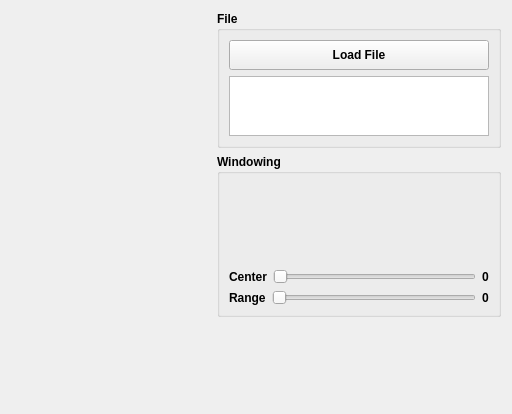
              <widget class="QWidget" name="Treatment">
               <attribute name="title">
                <string>Treatment</string>
               </attribute>
               <layout class="QGridLayout" name="gridLayout_27">
                <item row="0" column="1">
                 <widget class="QGroupBox" name="groupBox_12">
                  <property name="sizePolicy">
                   <sizepolicy hsizetype="Minimum" vsizetype="Minimum">
                    <horstretch>0</horstretch>
                    <verstretch>0</verstretch>
                   </sizepolicy>
                  </property>
                  <property name="minimumSize">
                   <size>
                    <width>100</width>
                    <height>120</height>
                   </size>
                  </property>
                  <property name="maximumSize">
                   <size>
                    <width>16777215</width>
                    <height>200</height>
                   </size>
                  </property>
                  <property name="font">
                   <font>
                    <weight>75</weight>
                    <italic>false</italic>
                    <bold>true</bold>
                   </font>
                  </property>
                  <property name="title">
                   <string>File</string>
                  </property>
                  <layout class="QGridLayout" name="gridLayout_24">
                   <item row="0" column="0">
                    <widget class="QPushButton" name="Button_Load_Treatment">
                     <property name="sizePolicy">
                      <sizepolicy hsizetype="Preferred" vsizetype="Preferred">
                       <horstretch>0</horstretch>
                       <verstretch>0</verstretch>
                      </sizepolicy>
                     </property>
                     <property name="minimumSize">
                      <size>
                       <width>260</width>
                       <height>30</height>
                      </size>
                     </property>
                     <property name="text">
                      <string>Load File</string>
                     </property>
                    </widget>
                   </item>
                   <item row="1" column="0">
                    <widget class="QTextBrowser" name="txt_file_Treatment">
                     <property name="minimumSize">
                      <size>
                       <width>0</width>
                       <height>40</height>
                      </size>
                     </property>
                     <property name="maximumSize">
                      <size>
                       <width>16777215</width>
                       <height>60</height>
                      </size>
                     </property>
                     <property name="font">
                      <font>
                       <pointsize>9</pointsize>
                      </font>
                     </property>
                    </widget>
                   </item>
                  </layout>
                 </widget>
                </item>
                <item row="0" column="0" rowspan="4">
                 <widget class="matplotlibWidget" name="Display_Treatment" native="true">
                  <property name="sizePolicy">
                   <sizepolicy hsizetype="Expanding" vsizetype="Expanding">
                    <horstretch>0</horstretch>
                    <verstretch>0</verstretch>
                   </sizepolicy>
                  </property>
                  <property name="minimumSize">
                   <size>
                    <width>200</width>
                    <height>200</height>
                   </size>
                  </property>
                  <property name="maximumSize">
                   <size>
                    <width>1000000</width>
                    <height>1000000</height>
                   </size>
                  </property>
                 </widget>
                </item>
                <item row="1" column="1">
                 <widget class="QGroupBox" name="groupBox_15">
                  <property name="sizePolicy">
                   <sizepolicy hsizetype="Minimum" vsizetype="Minimum">
                    <horstretch>0</horstretch>
                    <verstretch>0</verstretch>
                   </sizepolicy>
                  </property>
                  <property name="minimumSize">
                   <size>
                    <width>100</width>
                    <height>100</height>
                   </size>
                  </property>
                  <property name="maximumSize">
                   <size>
                    <width>16777215</width>
                    <height>16777215</height>
                   </size>
                  </property>
                  <property name="font">
                   <font>
                    <weight>75</weight>
                    <italic>false</italic>
                    <bold>true</bold>
                   </font>
                  </property>
                  <property name="title">
                   <string>Windowing</string>
                  </property>
                  <layout class="QGridLayout" name="gridLayout_26">
                   <item row="0" column="0">
                    <widget class="matplotlibWidget" name="Display_Treatment_Hist" native="true">
                     <property name="minimumSize">
                      <size>
                       <width>160</width>
                       <height>80</height>
                      </size>
                     </property>
                    </widget>
                   </item>
                   <item row="1" column="0">
                    <layout class="QHBoxLayout" name="horizontalLayout_13">
                     <item>
                      <widget class="QLabel" name="label_36">
                       <property name="font">
                        <font>
                         <weight>75</weight>
                         <italic>false</italic>
                         <bold>true</bold>
                        </font>
                       </property>
                       <property name="text">
                        <string>Center</string>
                       </property>
                      </widget>
                     </item>
                     <item>
                      <widget class="QSlider" name="Slider_Treat_GV_center">
                       <property name="orientation">
                        <enum>Qt::Horizontal</enum>
                       </property>
                      </widget>
                     </item>
                     <item>
                      <widget class="QLabel" name="Txt_Treat_GV_center">
                       <property name="autoFillBackground">
                        <bool>false</bool>
                       </property>
                       <property name="text">
                        <string>0</string>
                       </property>
                      </widget>
                     </item>
                    </layout>
                   </item>
                   <item row="2" column="0">
                    <layout class="QHBoxLayout" name="horizontalLayout_14">
                     <item>
                      <widget class="QLabel" name="label_37">
                       <property name="font">
                        <font>
                         <weight>75</weight>
                         <italic>false</italic>
                         <bold>true</bold>
                        </font>
                       </property>
                       <property name="text">
                        <string>Range</string>
                       </property>
                      </widget>
                     </item>
                     <item>
                      <widget class="QSlider" name="Slider_Treat_GV_range">
                       <property name="orientation">
                        <enum>Qt::Horizontal</enum>
                       </property>
                      </widget>
                     </item>
                     <item>
                      <widget class="QLabel" name="Txt_Treat_GV_range">
                       <property name="text">
                        <string>0</string>
                       </property>
                      </widget>
                     </item>
                    </layout>
                   </item>
                  </layout>
                 </widget>
                </item>
                <item row="2" column="1">
                 <spacer name="verticalSpacer_9">
                  <property name="orientation">
                   <enum>Qt::Vertical</enum>
                  </property>
                  <property name="sizeType">
                   <enum>QSizePolicy::Minimum</enum>
                  </property>
                  <property name="sizeHint" stdset="0">
                   <size>
                    <width>20</width>
                    <height>40</height>
                   </size>
                  </property>
                 </spacer>
                </item>
                <item row="4" column="0">
                 <spacer name="verticalSpacer_6">
                  <property name="orientation">
                   <enum>Qt::Vertical</enum>
                  </property>
                  <property name="sizeType">
                   <enum>QSizePolicy::Minimum</enum>
                  </property>
                  <property name="sizeHint" stdset="0">
                   <size>
                    <width>20</width>
                    <height>40</height>
                   </size>
                  </property>
                 </spacer>
                </item>
               </layout>
              </widget>
